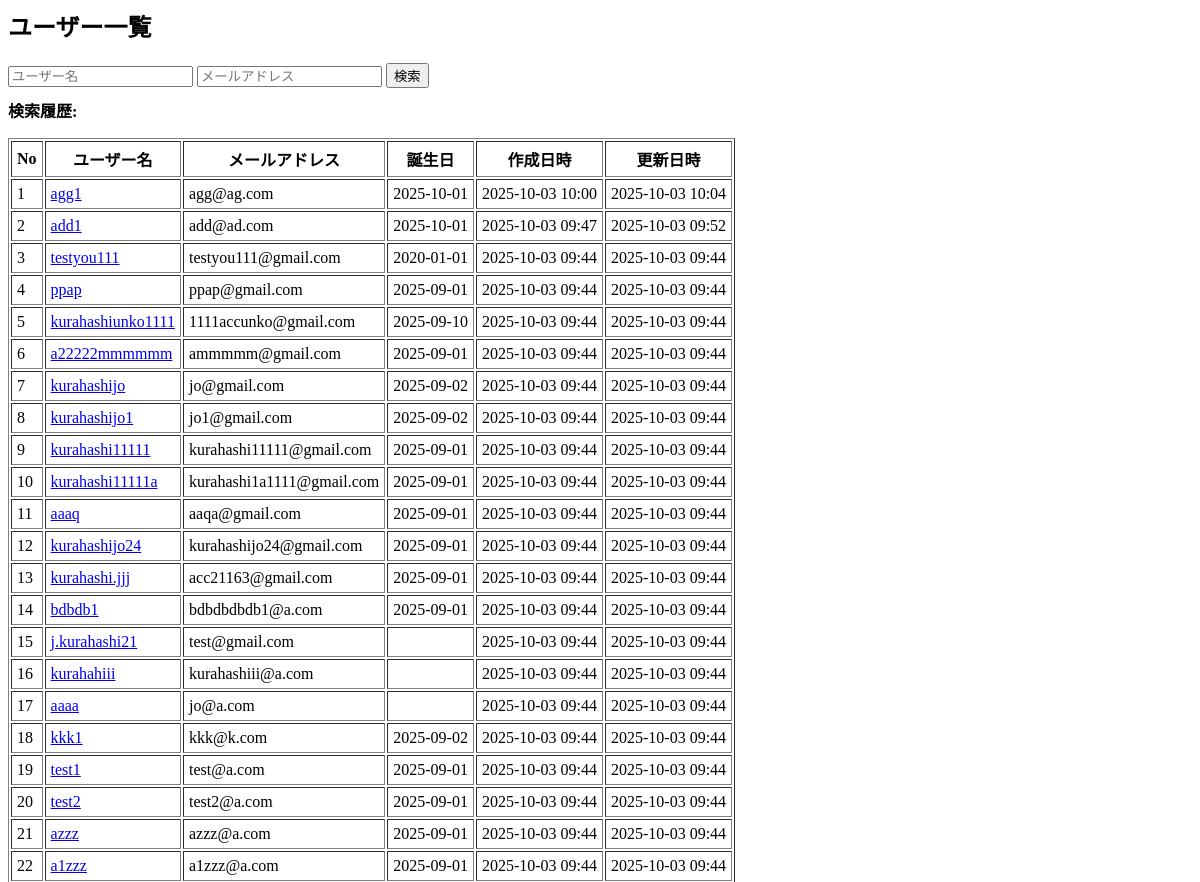
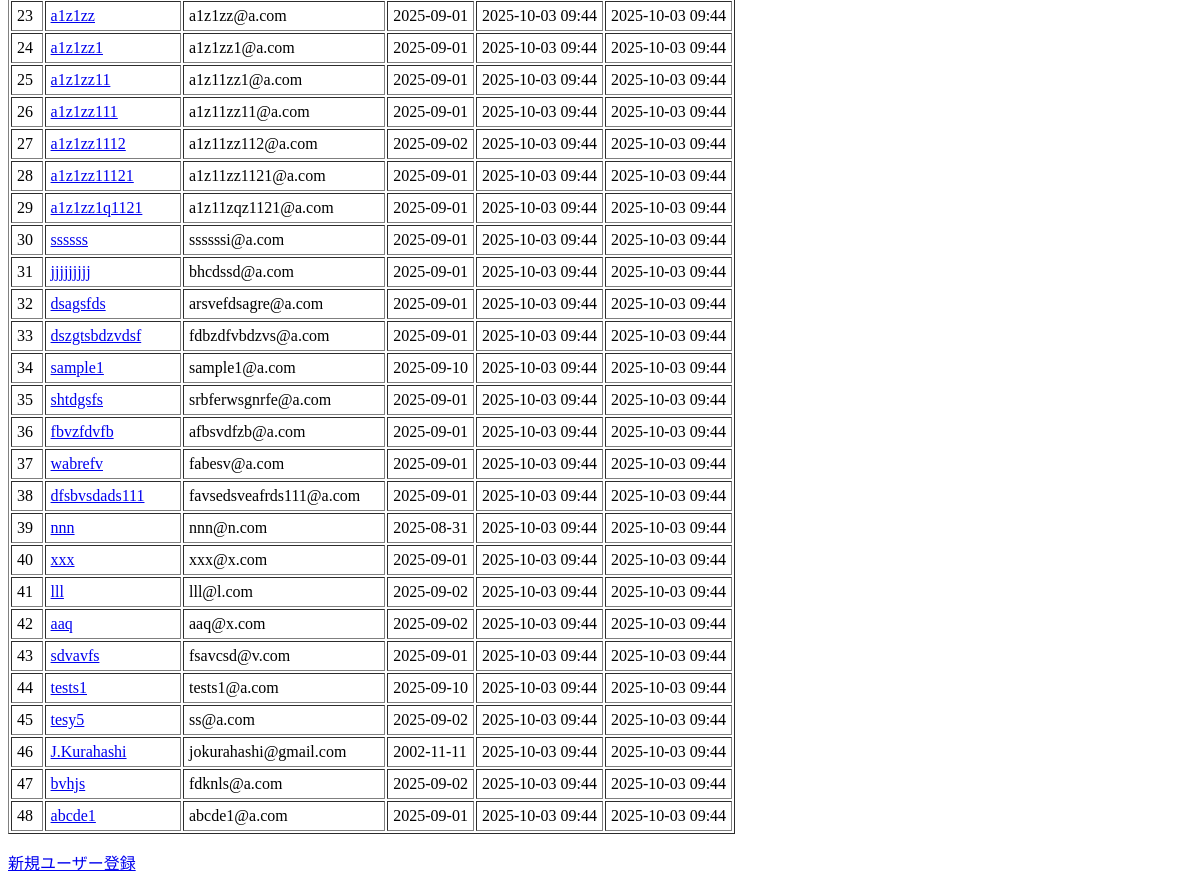
Page /accounts/users/ on the earlier database version (2 pictures, top to bottom).
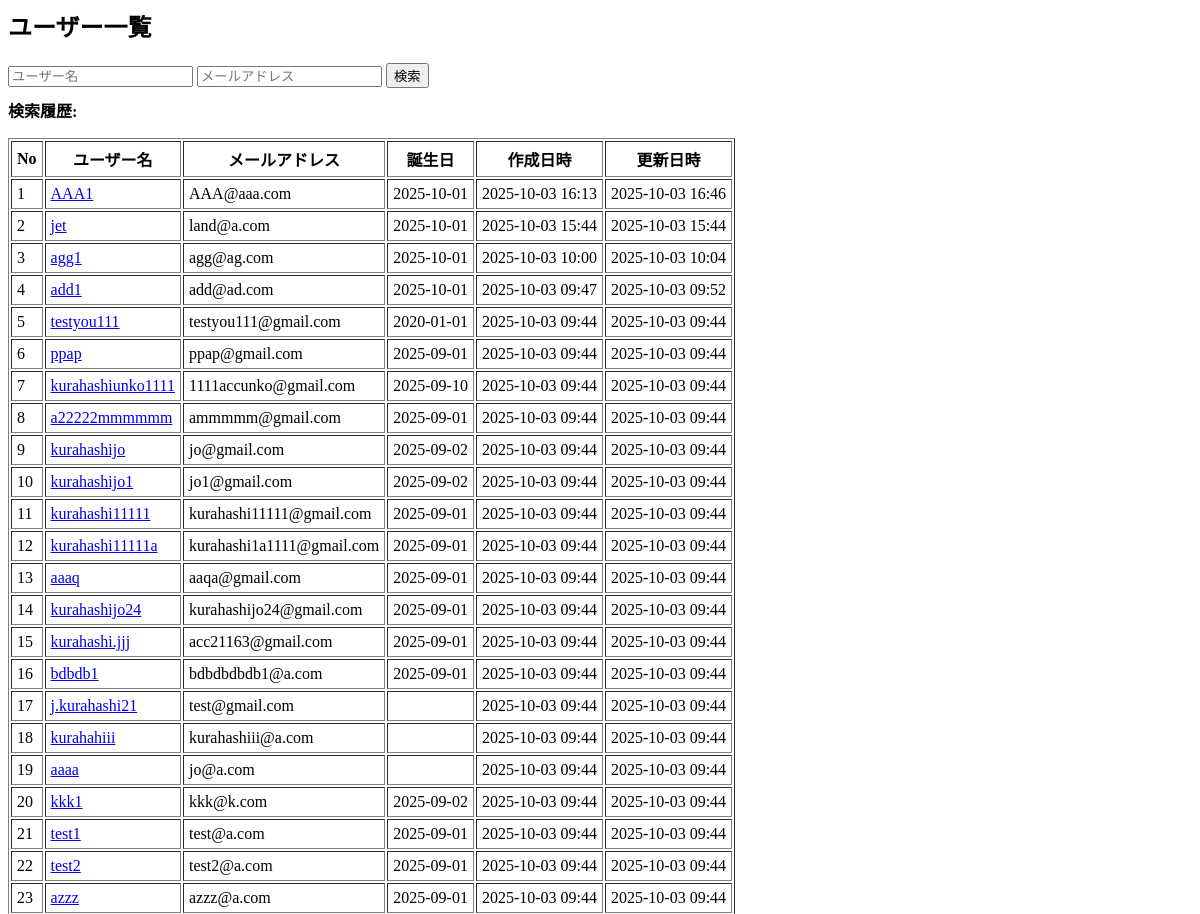
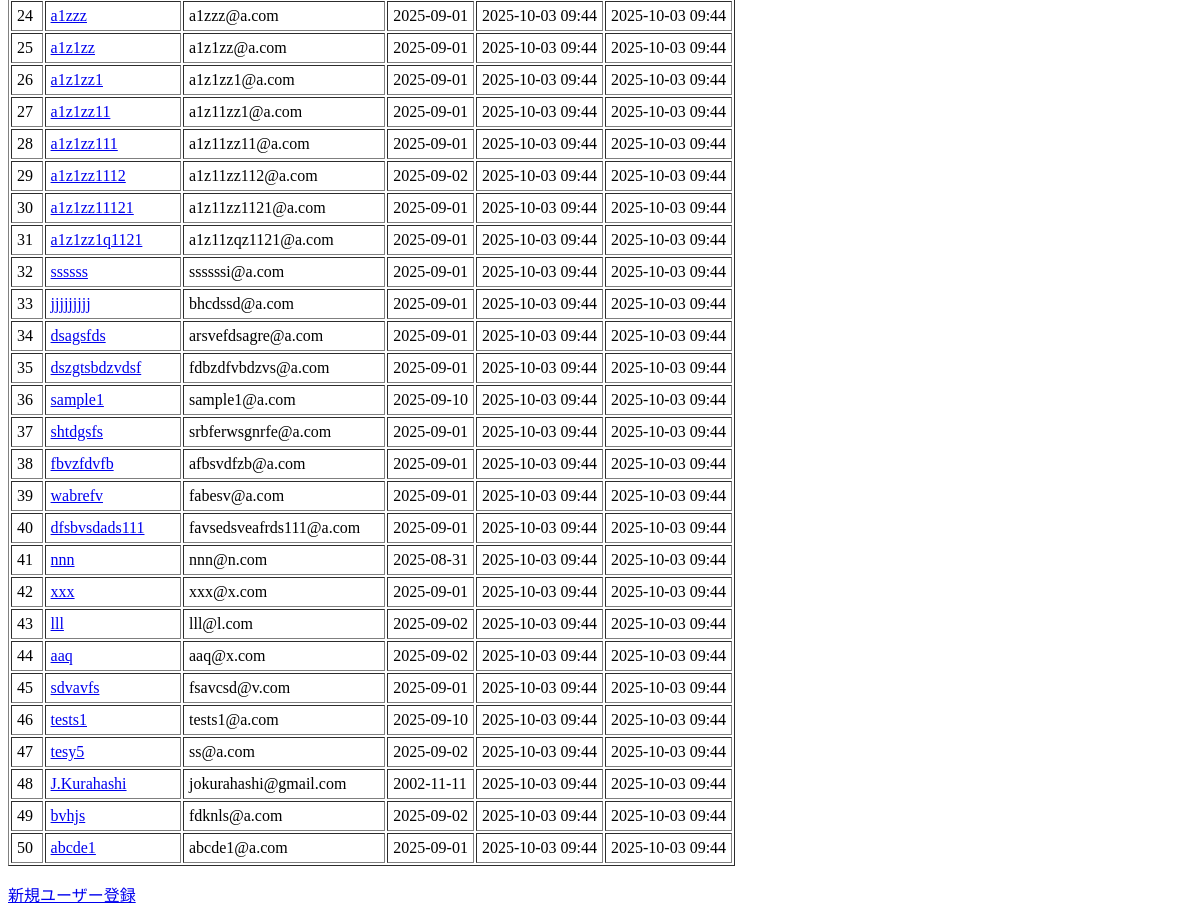
Same page on the later database version (2 pictures, top to bottom).
### accounts/models.py (models this page shows, shortened)
class CustomUser(AbstractUser):
    username = models.CharField(
        max_length=150,
        unique=True,
        verbose_name="ユーザー名",
        error_messages={
            "unique": "同じユーザー名が既に登録済みです。",
        },
    )
    email = models.EmailField(
        unique=True,
        verbose_name="メールアドレス",
        error_messages={
            "unique": "このメールアドレスはすでに登録されています。",
            "invalid": "有効なメールアドレスを入力してください。",
        },
    )
    birthday = models.DateField(
        verbose_name="誕生日",
        null=True,
        blank=True,
    )
    is_deleted = models.BooleanField(default=False, verbose_name="削除フラグ")
    created_at = models.DateTimeField(auto_now_add=True)  # ← 作成日時
    updated_at = models.DateTimeField(auto_now=True)  # ← 更新日時

### accounts/views.py (the view)
# urls.py: path("users/", views.user_list, name="user_list"),
def user_list(request):
    users = CustomUser.objects.all().order_by("-updated_at", "-created_at")
    username_query = request.GET.get("username", "")
    email_query = request.GET.get("email", "")
    if username_query:  # 大文字と小文字の区別を行う
        users = users.filter(username__icontains=username_query)
    if email_query:  # メールアドレスは大文字と小文字の区別を行わない
        users = users.filter(email__icontains=email_query)
    context = {
        "users": users,
        "username_query": username_query,
        "email_query": email_query,
    }
    return render(request, "accounts/user_list.html", context)

### accounts/templates/accounts/user_list.html (shortened to what this page needs)
{% block content %}
  <h2>ユーザー一覧</h2>
  <form id="searchForm" method="get" style="margin-bottom: 10px;">
    <input type="text" id="usernameInput" name="username" placeholder="ユーザー名" value="{{ username_query }}">
    <input type="text" id="emailInput" name="email" placeholder="メールアドレス" value="{{ email_query }}">
    <button type="submit">検索</button>
  </form>
  <div id="searchHistory" style="margin-bottom: 15px;">
    <strong>検索履歴:</strong>
  </div>
  <table border="1" cellpadding="5">
    <tr>
      <th>No</th>
      <th>ユーザー名</th>
      <th>メールアドレス</th>
      <th>誕生日</th>
      <th>作成日時</th>
      <th>更新日時</th>
    </tr>
    {% for user in users %}
      <tr>
        <td>{{ forloop.counter }}</td>
        <td><a href="{% url 'accounts:user_detail' user.pk %}">{{ user.username }}</a></td>
        <td>{{ user.email }}</td>
        <td>{{ user.birthday|date:"Y-m-d" }}</td>
        <td>{{ user.created_at|date:"Y-m-d H:i" }}</td>
        <td>{{ user.updated_at|date:"Y-m-d H:i" }}</td>
      </tr>
    {% empty %}
      <tr><td colspan="6">登録されたユーザーはいません。</td></tr>
    {% endfor %}
  </table>
  <p><a href="{% url 'accounts:signup' %}">新規ユーザー登録</a></p>
{% endblock %}

Differences in the rows shown:
added CustomUser: username "AAA1", email "AAA@aaa.com", birthday "2025-10-01", created_at "2025-10-03 16:13", updated_at "2025-10-03 16:46"
added CustomUser: username "jet", email "land@a.com", birthday "2025-10-01", created_at "2025-10-03 15:44", updated_at "2025-10-03 15:44"
